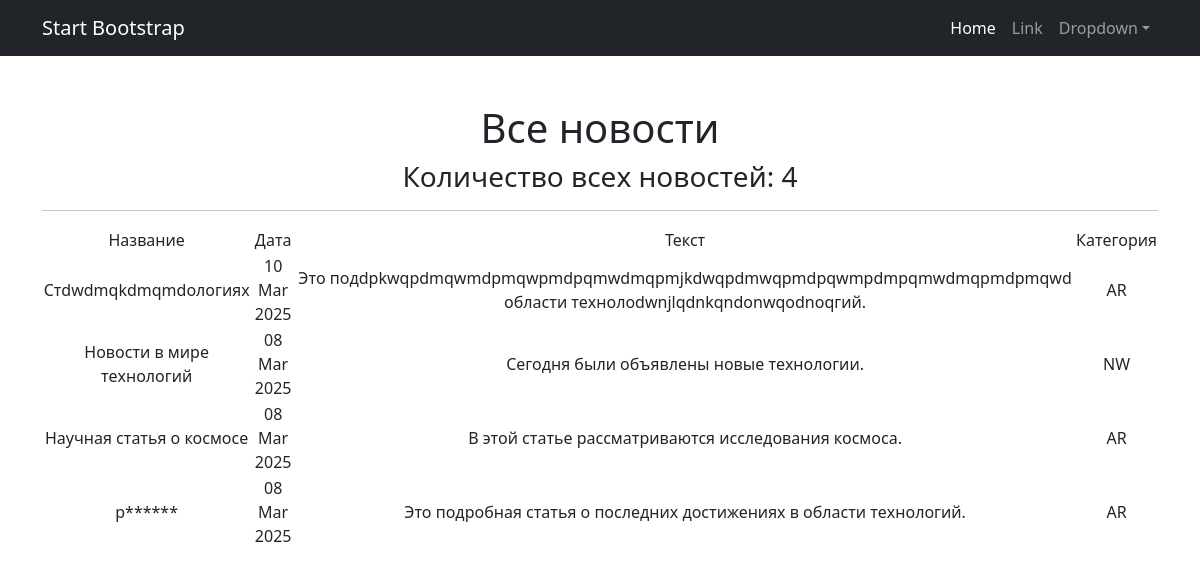
The page /news/ on the database as committed earlier.
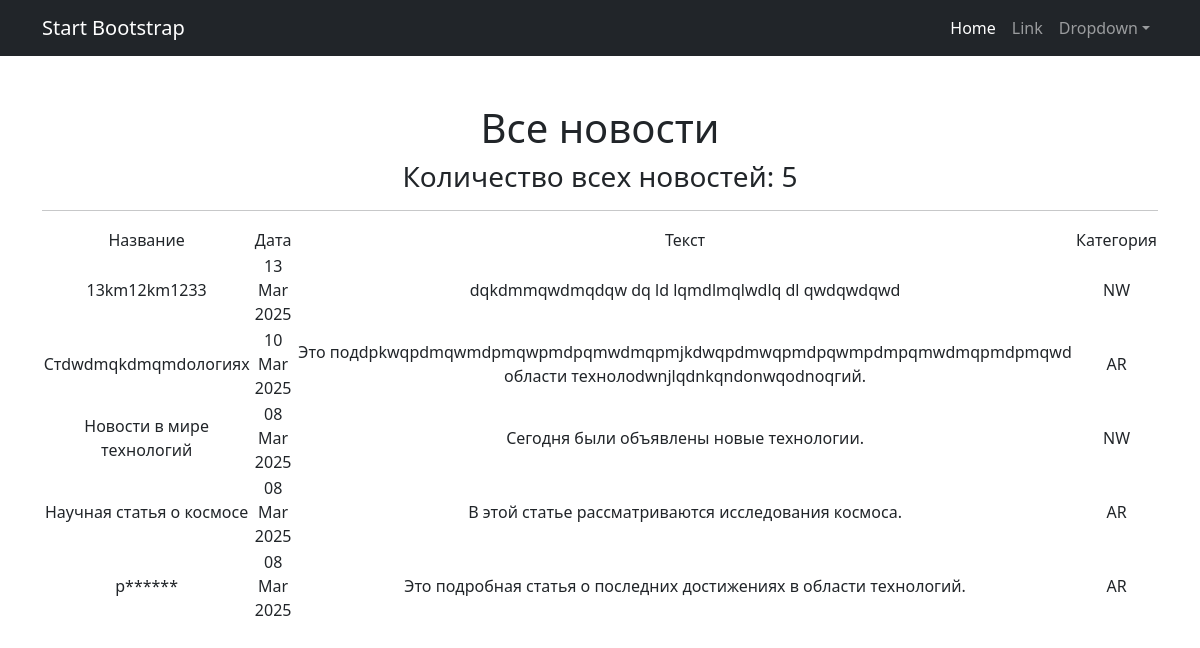
The same page on the database as committed later.
### news/models.py (models this page shows, shortened)
class Post(models.Model):
    ARTICLE = 'AR'
    NEWS = 'NW'
    POST_TYPES = [
        (ARTICLE, 'Статья'),
        (NEWS, 'Новость'),
    ]
    author = models.ForeignKey(Author, on_delete=models.CASCADE)
    post_type = models.CharField(max_length=2, choices=POST_TYPES, default=ARTICLE)
    created_at = models.DateTimeField(auto_now_add=True)
    categories = models.ManyToManyField(Category, through='PostCategory')
    title = models.CharField(max_length=255)
    content = models.TextField()
    rating = models.IntegerField(default=0)

### news/views.py (the view)
# urls.py: path('news/', PostsList.as_view(),name='posts_list'),
class PostsList(ListView):
    model = Post
    ordering = '-created_at'
    template_name = 'posts.html'
    context_object_name = 'posts'

### news/templatetags/custom_filters.py (called while the page is built)
@register.filter()
def censor(value):
    if not isinstance(value, str):
        raise ValueError('Фильтр "censor" может быть применён только к строкам.')
    def replace(word):
        if word.lower() in BAD_WORDS:
            return word[0] + '*' * (len(word) - 1)
        return word
    censored_words = [replace(word) for word in value.split()]
    return ' '.join(censored_words)

### templates/posts.html (shortened to what this page needs)
{% extends 'flatpages/default.html' %}
{% load custom_filters %}
{% block content %}
   <h1>Все новости</h1>
    <h3>Количество всех новостей: {{ posts|length }}</h3>
   <hr>
   {% if posts %}
       <table>
           <tr>
               <td>Название</td>
               <td>Дата</td>
               <td>Текст</td>
               <td>Категория</td>
           </tr>
           {% for post in posts %}
           <tr>
               <td>{{ post.title|censor }}</td>
               <td>{{ post.created_at|date:'d M Y' }}</td>
               <td>{{ post.content|truncatewords:20|censor }}</td>
               <td>{{ post.post_type}}</td>
           </tr>
           {% endfor %}
       </table>
   {% else %}
       <h2>Товаров нет!</h2>
   {% endif %}
{% endblock content %}

Rows that differ between the two databases and show on the page:
added Post: title|censor "13km12km1233", created_at "13 Mar 2025", content|censor "dqkdmmqwdmqdqw dq ld lqmdlmqlwdlq dl qwdqwdqwd", post_type "NW"
Other text that changed with them:
{{ posts|length }}: "4" → "5"
